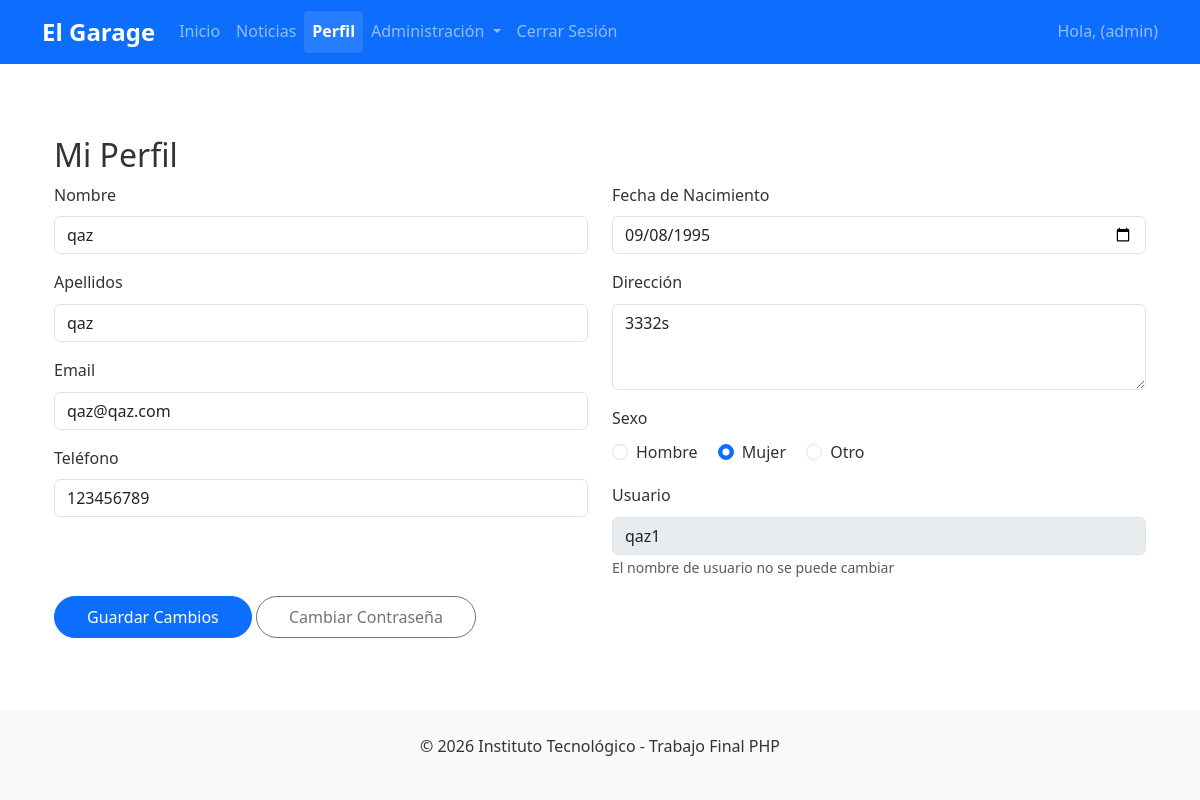
The page /perfil.php (signed in) on the database its author committed.
### tables this page shows
CREATE TABLE `users_login` (
  `idLogin` int(11) NOT NULL,
  `idUser` int(11) NOT NULL,
  `usuario` varchar(50) NOT NULL,
  `password` varchar(255) NOT NULL,
  `rol` enum('admin','user') NOT NULL DEFAULT 'user'
);

CREATE TABLE `users_data` (
  `idUser` int(11) NOT NULL,
  `nombre` varchar(100) NOT NULL,
  `apellidos` varchar(100) NOT NULL,
  `email` varchar(100) NOT NULL,
  `telefono` varchar(20) NOT NULL,
  `fecha_nacimiento` date NOT NULL,
  `direccion` text DEFAULT NULL,
  `sexo` enum('Hombre','Mujer','Otro') DEFAULT NULL
);

### perfil.php (the view, shortened to what this page needs)
<?php
require 'includes/database.php';
$base_url = rtrim(dirname($_SERVER['SCRIPT_NAME']), '/\\') . '/';
$stmt = $pdo->prepare("
    SELECT ud.*, ul.usuario, ul.rol
    FROM users_data ud
    JOIN users_login ul ON ud.idUser = ul.idUser
    WHERE ud.idUser = ?
");
$stmt->execute([$_SESSION['user_id']]);
$user = $stmt->fetch();
?>
<!DOCTYPE html>
<html lang="es">
<head>
    <link href="https://cdn.jsdelivr.net/npm/bootstrap@5.3.0/dist/css/bootstrap.min.css" rel="stylesheet">
    <link rel="stylesheet" href="<?= $base_url ?>css/styles.css">
</head>
<body>
    <?php include 'includes/header.php'; ?>
    <div class="container mt-5">
        <h2>Mi Perfil</h2>
        <form method="POST">
            <div class="row">
                <div class="col-md-6">
                    <div class="mb-3">
                        <label for="nombre" class="form-label">Nombre</label>
                        <input type="text" class="form-control" id="nombre" name="nombre"
                               value="<?= htmlspecialchars($user['nombre']) ?>" required>
                    </div>
                    <div class="mb-3">
                        <label for="apellidos" class="form-label">Apellidos</label>
                        <input type="text" class="form-control" id="apellidos" name="apellidos"
                               value="<?= htmlspecialchars($user['apellidos']) ?>" required>
                    </div>
                    <div class="mb-3">
                        <label for="email" class="form-label">Email</label>
                        <input type="email" class="form-control" id="email" name="email"
                               value="<?= htmlspecialchars($user['email']) ?>" required>
                    </div>
                    <div class="mb-3">
                        <label for="telefono" class="form-label">Teléfono</label>
                        <input type="tel" class="form-control" id="telefono" name="telefono"
                               value="<?= htmlspecialchars($user['telefono']) ?>" required>
                    </div>
                </div>
                <div class="col-md-6">
                    <div class="mb-3">
                        <label for="fecha_nacimiento" class="form-label">Fecha de Nacimiento</label>
                        <input type="date" class="form-control" id="fecha_nacimiento" name="fecha_nacimiento"
                               value="<?= htmlspecialchars($user['fecha_nacimiento']) ?>" required>
                    </div>
                    <div class="mb-3">
                        <label for="direccion" class="form-label">Dirección</label>
                        <textarea class="form-control" id="direccion" name="direccion" rows="3"><?= htmlspecialchars($user['direccion']) ?></textarea>
                    </div>
                    <div class="mb-3">
                        <label class="form-label">Sexo</label>
                        <div>
                            <div class="form-check form-check-inline">
                                <input class="form-check-input" type="radio" name="sexo" id="sexo_hombre" value="Hombre"
                                       <?= $user['sexo'] === 'Hombre' ? 'checked' : '' ?>>
                                <label class="form-check-label" for="sexo_hombre">Hombre</label>
                            </div>
                            <div class="form-check form-check-inline">
                                <input class="form-check-input" type="radio" name="sexo" id="sexo_mujer" value="Mujer"
                                       <?= $user['sexo'] === 'Mujer' ? 'checked' : '' ?>>
                                <label class="form-check-label" for="sexo_mujer">Mujer</label>
                            </div>
                            <div class="form-check form-check-inline">
                                <input class="form-check-input" type="radio" name="sexo" id="sexo_otro" value="Otro"
                                       <?= $user['sexo'] === 'Otro' ? 'checked' : '' ?>>
                                <label class="form-check-label" for="sexo_otro">Otro</label>
                            </div>
                        </div>
                    </div>
                    <div class="mb-3">
                        <label class="form-label">Usuario</label>
                        <input type="text" class="form-control" value="<?= htmlspecialchars($user['usuario']) ?>" disabled>
                        <small class="form-text text-muted">El nombre de usuario no se puede cambiar</small>
                    </div>
                </div>
            </div>
            <button type="submit" class="btn btn-primary">Guardar Cambios</button>
            <a href="<?= $base_url ?>cambiar-password.php" class="btn btn-outline-secondary">Cambiar Contraseña</a>
        </form>
    </div>
    <?php include 'includes/footer.php'; ?>
</body>
</html>

### css/styles.css (style rules this page uses)
body { display: flex; flex-direction: column; min-height: 100vh; font-family: 'Segoe UI', Tahoma, Geneva, Verdana, sans-serif; line-height: 1.6; color: #333; }
.container { flex: 1; }
.btn { border-radius: 25px; padding: 0.5rem 2rem; font-weight: 500; }

### rows shown on the page
users_login: nombre "qaz", apellidos "qaz", email "qaz@qaz.com", telefono "123456789", fecha_nacimiento "09/08/1995", direccion "3332s", usuario "qaz1"
users_data: sexo "☐ Hombre", sexo "☑ Mujer", sexo "☐ Otro"

### other values the page prints
$_SESSION['rol'] "admin"
